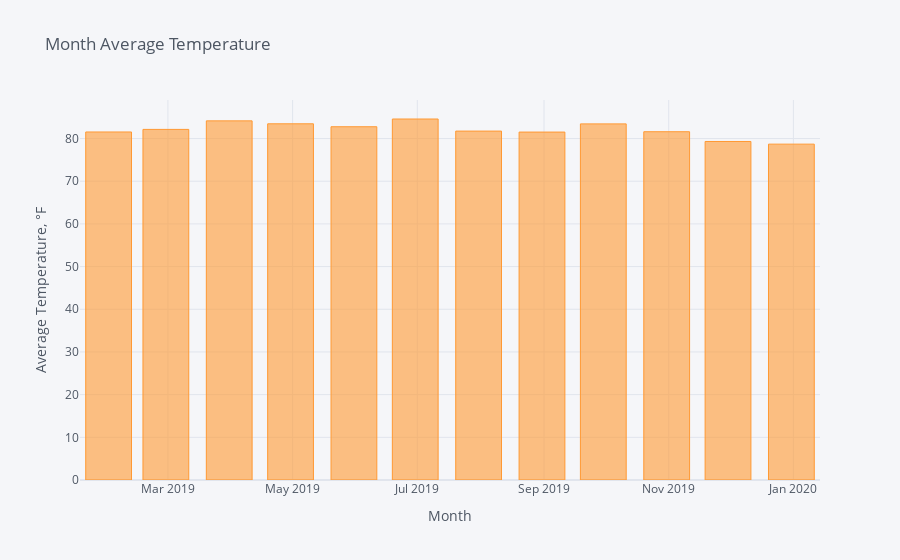
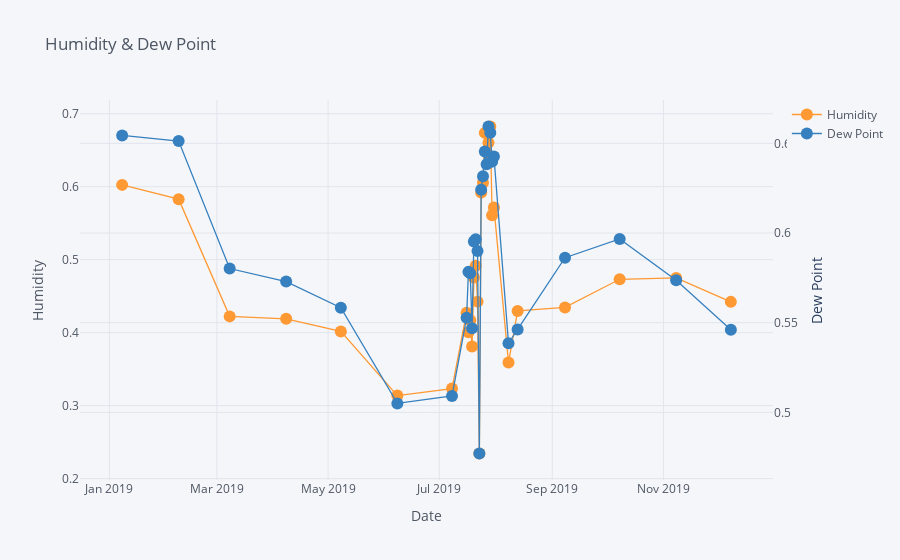

The notebook cell saved with these charts, in order:
### Code cell
KN309Muzyka_graf.grafics(DataFrame)

### Figure 1 — Plotly figure (JSON) as saved in the notebook; plotly's stock layout.template omitted (floating-point values rounded to 4 significant figures)
{"data": [{"marker": {"color": "rgba(255, 153, 51, 0.6)", "line": {"color": "rgba(255, 153, 51, 1.0)", "width": 1}}, "name": "Temperature", "orientation": "v", "text": "", "type": "bar", "x": ["2019-01-31", "2019-02-28", "2019-03-31", "2019-04-30", "2019-05-31", "2019-06-30", "2019-07-31", "2019-08-31", "2019-09-30", "2019-10-31", "2019-11-30", "2019-12-31"], "y": [81.54, 82.15, 84.15, 83.46, 82.77, 84.58, 81.75, 81.52, 83.44, 81.6, 79.32, 78.7]}], "layout": {"legend": {"bgcolor": "#F5F6F9", "font": {"color": "#4D5663"}}, "paper_bgcolor": "#F5F6F9", "plot_bgcolor": "#F5F6F9", "title": {"font": {"color": "#4D5663"}, "text": "Month Average Temperature"}, "xaxis": {"gridcolor": "#E1E5ED", "showgrid": true, "tickfont": {"color": "#4D5663"}, "title": {"font": {"color": "#4D5663"}, "text": "Month"}, "zerolinecolor": "#E1E5ED"}, "yaxis": {"gridcolor": "#E1E5ED", "showgrid": true, "tickfont": {"color": "#4D5663"}, "title": {"font": {"color": "#4D5663"}, "text": "Average Temperature, °F"}, "zerolinecolor": "#E1E5ED"}}}

### Figure 2 — Plotly figure (JSON) as saved in the notebook; plotly's stock layout.template omitted (floating-point values rounded to 4 significant figures)
{"data": [{"line": {"color": "rgba(255, 153, 51, 1.0)", "dash": "solid", "shape": "linear", "width": 1.3}, "marker": {"size": 12, "symbol": "circle"}, "mode": "lines+markers", "name": "Humidity", "text": "", "type": "scatter", "x": ["2019-01-08", "2019-02-08", "2019-03-08", "2019-04-08", "2019-05-08", "2019-06-08", "2019-07-08", "2019-07-16", "2019-07-17", "2019-07-18", "2019-07-19", "2019-07-20", "2019-07-21", "2019-07-22", "2019-07-23", "2019-07-24", "2019-07-25", "2019-07-26", "2019-07-27", "2019-07-28", "2019-07-29", "2019-07-30", "2019-07-31", "2019-08-08", "2019-08-13", "2019-09-08", "2019-10-08", "2019-11-08", "2019-12-08"], "y": [0.6025, 0.5829, 0.4223, 0.419, 0.4017, 0.3138, 0.3233, 0.4273, 0.4006, 0.4169, 0.381, 0.4754, 0.4917, 0.4425, 0.2344, 0.5919, 0.6054, 0.6737, 0.6471, 0.6602, 0.6825, 0.5608, 0.5717, 0.359, 0.4298, 0.4346, 0.4731, 0.475, 0.4422]}, {"line": {"color": "rgba(55, 128, 191, 1.0)", "dash": "solid", "shape": "linear", "width": 1.3}, "marker": {"size": 12, "symbol": "circle"}, "mode": "lines+markers", "name": "Dew Point", "text": "", "type": "scatter", "x": ["2019-01-08", "2019-02-08", "2019-03-08", "2019-04-08", "2019-05-08", "2019-06-08", "2019-07-08", "2019-07-16", "2019-07-17", "2019-07-18", "2019-07-19", "2019-07-20", "2019-07-21", "2019-07-22", "2019-07-23", "2019-07-24", "2019-07-25", "2019-07-26", "2019-07-27", "2019-07-28", "2019-07-29", "2019-07-30", "2019-07-31", "2019-08-08", "2019-08-13", "2019-09-08", "2019-10-08", "2019-11-08", "2019-12-08"], "xaxis": "x", "y": [0.6544, 0.6513, 0.5802, 0.5729, 0.5583, 0.505, 0.5092, 0.5527, 0.5783, 0.5775, 0.5469, 0.5952, 0.5965, 0.59, 0.4771, 0.6242, 0.6317, 0.6454, 0.6383, 0.6594, 0.6558, 0.6398, 0.6427, 0.5385, 0.5463, 0.5863, 0.5967, 0.5737, 0.5461], "yaxis": "y2"}], "layout": {"legend": {"bgcolor": "#F5F6F9", "font": {"color": "#4D5663"}}, "paper_bgcolor": "#F5F6F9", "plot_bgcolor": "#F5F6F9", "title": {"font": {"color": "#4D5663"}, "text": "Humidity & Dew Point"}, "xaxis": {"gridcolor": "#E1E5ED", "showgrid": true, "tickfont": {"color": "#4D5663"}, "title": {"font": {"color": "#4D5663"}, "text": "Date"}, "zerolinecolor": "#E1E5ED"}, "yaxis": {"gridcolor": "#E1E5ED", "showgrid": true, "tickfont": {"color": "#4D5663"}, "title": {"font": {"color": "#4D5663"}, "text": "Humidity"}, "zerolinecolor": "#E1E5ED"}, "yaxis2": {"anchor": "x", "gridcolor": "#E1E5ED", "overlaying": "y", "showgrid": true, "side": "right", "tickfont": {"color": "#4D5663"}, "title": {"text": "Dew Point"}, "zerolinecolor": "#E1E5ED"}}}
